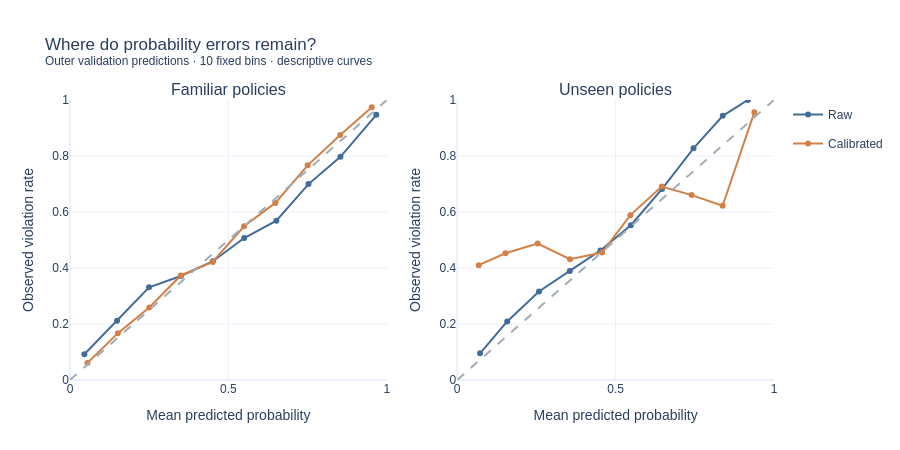

This figure's notebook cell:
### Markdown cell above
## Calibration is a separate generalization question
Three inner pipelines per familiar outer split produce calibration-only OOF scores. Outer validation labels fit neither the feature pipeline nor its calibrator. For the label-free centroid, the calibrator uses only each purged outer training partition. Each protocol still evaluates all 11,135 development rows exactly once.

The curves below are descriptive diagnostics. The decision requires practical log-loss improvement, a positive paired interval, Brier tolerance, macro/per-policy AUC tolerance and per-policy log-loss tolerance. Familiar calibration passes; transfer calibration fails. Different policies can have different probability errors even when a monotone transform preserves their ranking.

### Code cell
from jigsaw_rules.model_validation import validation_evidence
from build_model_report import display_figure as display_model
validated = validation_evidence(root)
assert validated is not None
display_model(root, "reliability")
display(pd.DataFrame({name: decision["checks"] for name, decision in validated["calibration"]["decisions"].items()}))

### Figure 1 — Plotly figure (JSON) as saved in the notebook; plotly's stock layout.template omitted (floating-point values rounded to 4 significant figures)
{"data": [{"customdata": [1406, 1025, 882, 800, 780, 771, 824, 839, 981, 2827], "hovertemplate": "Mean score %{x:.3f}<br>Observed rate %{y:.3f}<br>Rows %{customdata}<extra></extra>", "legendgroup": "raw", "line": {"color": "#426b9a"}, "mode": "lines+markers", "name": "Raw", "showlegend": true, "type": "scatter", "x": [0.04538, 0.1484, 0.2496, 0.35, 0.4509, 0.5499, 0.6514, 0.7528, 0.8536, 0.9669], "xaxis": "x", "y": [0.09175, 0.2117, 0.3311, 0.3713, 0.4244, 0.5071, 0.5692, 0.6996, 0.7971, 0.9469], "yaxis": "y"}, {"customdata": [838, 1046, 1066, 1058, 1046, 1036, 996, 964, 1107, 1978], "hovertemplate": "Mean score %{x:.3f}<br>Observed rate %{y:.3f}<br>Rows %{customdata}<extra></extra>", "legendgroup": "calibrated", "line": {"color": "#d18148"}, "mode": "lines+markers", "name": "Calibrated", "showlegend": true, "type": "scatter", "x": [0.05496, 0.1512, 0.2501, 0.3499, 0.4503, 0.5495, 0.6482, 0.7503, 0.8529, 0.9525], "xaxis": "x", "y": [0.06086, 0.1673, 0.2589, 0.3733, 0.4216, 0.5492, 0.6325, 0.7666, 0.8753, 0.9742], "yaxis": "y"}, {"line": {"color": "#a0acb8", "dash": "dash"}, "mode": "lines", "showlegend": false, "type": "scatter", "x": [0, 1], "xaxis": "x", "y": [0, 1], "yaxis": "y"}, {"customdata": [63, 239, 718, 1471, 2470, 2617, 1890, 1188, 442, 37], "hovertemplate": "Mean score %{x:.3f}<br>Observed rate %{y:.3f}<br>Rows %{customdata}<extra></extra>", "legendgroup": "raw", "line": {"color": "#426b9a"}, "mode": "lines+markers", "name": "Raw", "showlegend": false, "type": "scatter", "x": [0.07224, 0.1578, 0.2582, 0.3555, 0.4521, 0.5482, 0.6463, 0.7458, 0.8383, 0.9176], "xaxis": "x2", "y": [0.09524, 0.2092, 0.3162, 0.3895, 0.4628, 0.5529, 0.682, 0.8274, 0.9434, 1.0], "yaxis": "y2"}, {"customdata": [156, 442, 595, 1133, 2578, 3045, 1998, 948, 217, 23], "hovertemplate": "Mean score %{x:.3f}<br>Observed rate %{y:.3f}<br>Rows %{customdata}<extra></extra>", "legendgroup": "calibrated", "line": {"color": "#d18148"}, "mode": "lines+markers", "name": "Calibrated", "showlegend": false, "type": "scatter", "x": [0.06784, 0.1523, 0.2539, 0.3558, 0.4572, 0.5467, 0.6456, 0.74, 0.8378, 0.9381], "xaxis": "x2", "y": [0.4103, 0.4525, 0.4874, 0.4316, 0.455, 0.5888, 0.6907, 0.6603, 0.6221, 0.9565], "yaxis": "y2"}, {"line": {"color": "#a0acb8", "dash": "dash"}, "mode": "lines", "showlegend": false, "type": "scatter", "x": [0, 1], "xaxis": "x2", "y": [0, 1], "yaxis": "y2"}], "layout": {"annotations": [{"font": {"size": 16}, "showarrow": false, "text": "Familiar policies", "x": 0.225, "xanchor": "center", "xref": "paper", "y": 1.0, "yanchor": "bottom", "yref": "paper"}, {"font": {"size": 16}, "showarrow": false, "text": "Unseen policies", "x": 0.775, "xanchor": "center", "xref": "paper", "y": 1.0, "yanchor": "bottom", "yref": "paper"}], "font": {"family": "Arial", "size": 12}, "height": 450, "margin": {"b": 70, "l": 70, "r": 35, "t": 100}, "title": {"text": "Where do probability errors remain?<br><sup>Outer validation predictions · 10 fixed bins · descriptive curves</sup>"}, "xaxis": {"anchor": "y", "domain": [0.0, 0.45], "range": [0, 1], "title": {"text": "Mean predicted probability"}}, "xaxis2": {"anchor": "y2", "domain": [0.55, 1.0], "range": [0, 1], "title": {"text": "Mean predicted probability"}}, "yaxis": {"anchor": "x", "domain": [0.0, 1.0], "range": [0, 1], "title": {"text": "Observed violation rate"}}, "yaxis2": {"anchor": "x2", "domain": [0.0, 1.0], "range": [0, 1], "title": {"text": "Observed violation rate"}}}}
